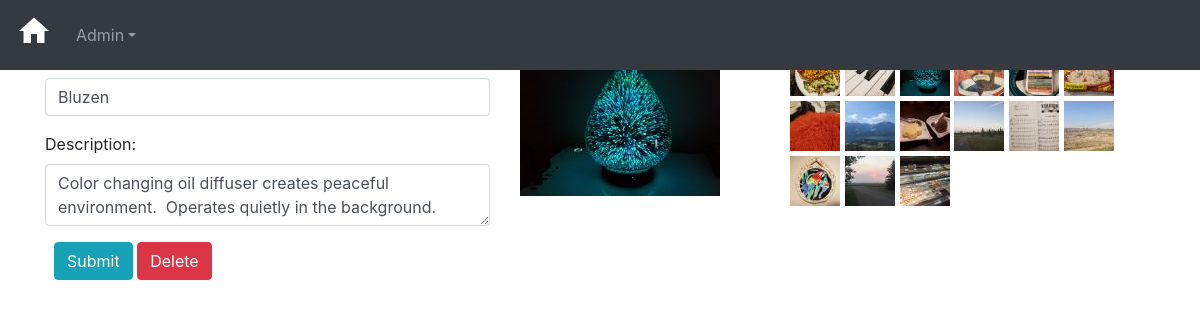
The app's page /admin/edit.php?id=37 (signed in) with its own data.
### tables this page shows
CREATE TABLE `tgo_Image` (
  `id` int(11) NOT NULL,
  `tgo_file` varchar(255) NOT NULL,
  `tgo_title` varchar(255) NOT NULL,
  `tgo_description` varchar(255) NOT NULL
);

### admin/edit.php (the view, shortened to what this page needs)
<?php
include("../includes/header.php");
?>
<?php
$image_id = $_GET['id'];
$result = mysqli_query($con, "SELECT * FROM tgo_Image") or die(mysqli_error($con));
while ($row = mysqli_fetch_array($result)) {
    $title = $row['tgo_title'];
    $image = $row['tgo_file'];
    $id = $row['id'];
    $editLinks .= "\n<a class=\"edit-link\" id=\"style-links\" href=\"edit.php?id=$id\"><img src=\"../images/squares50/$image\" alt=\"thumbnail\" /></a>";
}
$result = mysqli_query($con, "SELECT * FROM tgo_Image WHERE id = '$image_id'") or die(mysqli_error($con));
while ($row = mysqli_fetch_array($result)) {
    $title = $row['tgo_title'];
    $description = $row['tgo_description'];
    $imageFile = $row['tgo_file'];
}
?>
<h2>Edit</h2>
<div class="row">
    <div class="col-5">
        <form id="myform" name="myform" method="post" action="<?php echo htmlspecialchars($_SERVER['REQUEST_URI']); ?>">
            <div class="form-group">
                <label for="title">Title:</label>
                <input type="text" name="title" class="form-control" value="<?php if ($title) {
                                                                                echo $title;
                                                                            } ?>">
            </div>
            <div class="form-group">
                <label for="description">Description:</label>
                <textarea name="description" class="form-control"><?php if ($description) {
                                                                        echo $description;
                                                                    } ?></textarea>
            </div>
            <div class="form-group">
                <label for="submit">&nbsp;</label>
                <input type="submit" name="submit" class="btn btn-info" value="Submit">
                <a class="btn btn-danger del" href="delete.php?id=<?php echo $image_id ?>">Delete</a>
            </div>
        </form>
    </div>
    <div class="col-3">
        <img src="../images/thumbs200/<?php if ($imageFile) {
                                            echo $imageFile;
                                        } ?>" alt="">
    </div>
    <div class="col-4">
        <div class="row d-flex justify-content-start">
            <?php echo $editLinks; ?>
        </div>
    </div>
</div>
<?php
include("../includes/footer.php");
?>

### admin/edit.php (style rules this page uses)
.edit-link { margin-right: .3rem; margin-bottom: .3rem; }

### records on screen
tgo_image: title "Bluzen", description "Color changing oil diffuser creates peaceful environment. Operates quietly in the background.", tgo_file (picture)
tgo_image: tgo_file (picture)
tgo_image: tgo_file (picture)
tgo_image: tgo_file (picture)
tgo_image: tgo_file (picture)
tgo_image: tgo_file (picture)
tgo_image: tgo_file (picture)
tgo_image: tgo_file (picture)
tgo_image: tgo_file (picture)
tgo_image: tgo_file (picture)
tgo_image: tgo_file (picture)
tgo_image: tgo_file (picture)
tgo_image: tgo_file (picture)
tgo_image: tgo_file (picture)
tgo_image: tgo_file (picture)
